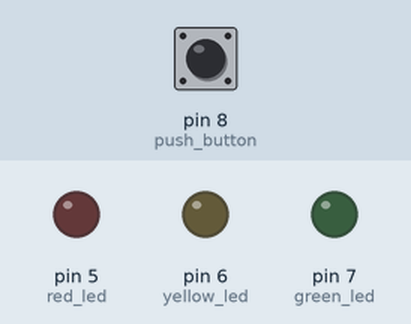
This sketch was run on a simulated Arduino Uno, built with avr-gcc and run on an emulated ATmega328P. Parts: output pins drawn as LEDs (lit = HIGH). The test bench sets the inputs (shaded band); at power-on: pin 8 (push_button) HIGH.

Above: at 1.2 s.
1.3 s: pin 8 (push_button) pulled LOW for 0.15 s
At 2.1 s:
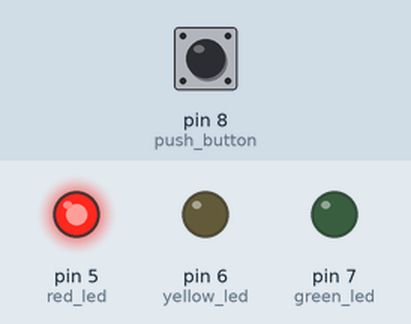
At 5.4 s:
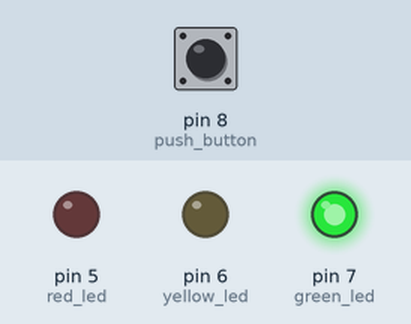
Timing chart, 0 to 13.4 s (numbered marks = the images above; inputs shaded):
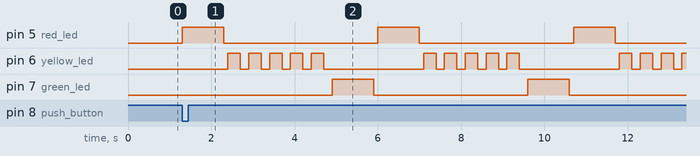

Measured:
- after the input at 1.3 s, pin 5 (red_led): alternates HIGH for 1.0 s and LOW for 3.7 s, starting at once; pin 6 (yellow_led): LOW → HIGH after 1.1 s, then repeats every 4.7 s: 4 × (LOW 0.20 s, HIGH 0.30 s), LOW 2.4 s, HIGH 0.30 s; pin 7 (green_led): alternates HIGH for 1.0 s and LOW for 3.7 s, starting after 3.6 s

The sketch:

traffic_light.ino
```cpp
// This is arduino project of traffic light management.
// This is timer based traffic light.

#define red_led 5
#define yellow_led 6
#define green_led 7
#define push_button 8
void setup() {
  // put your setup code here, to run once:
pinMode(red_led,OUTPUT);
pinMode(yellow_led,OUTPUT);
pinMode(green_led,OUTPUT);
pinMode(push_button,INPUT_PULLUP);
}
int status;
int count=0;
void loop() {
  // put your main code here, to run repeatedly:
status=digitalRead(push_button);
if(status==LOW){
  count++;
}
int a=0;
if((count%2==0)&&(count==0)){
  digitalWrite(red_led,LOW);
  digitalWrite(yellow_led,LOW);
  digitalWrite(green_led,LOW);
}
else if(count%2!=0){
   digitalWrite(red_led,HIGH);
  delay(1000);
  digitalWrite(red_led,LOW);
  delay(100);
  for(int i=1;i<=5;i++){
     digitalWrite(yellow_led,HIGH);
     delay(300);
     digitalWrite(yellow_led,LOW);
     delay(200);
  }
  digitalWrite(green_led,HIGH);
  delay(1000);
  digitalWrite(green_led,LOW);
  delay(100);
}
 }
```

Source omitted: images.c (data table, 15393 bytes), for_lcd_menu.c (data table, 18471 bytes)
